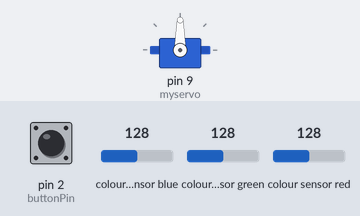
Bench run of a sketch on a simulated Arduino Uno, built with avr-gcc and run on an emulated ATmega328P. Parts: servo. Wiring (inferred from the names in the program): TCS3200 colour sensor: output pin 11; S2 pin 10; S3 pin 5; S0 pin 7; S1 pin 3. Inputs (shaded band) come from the test bench; at power-on: pin 2 (buttonPin) LOW, colour sensor blue 128, colour sensor green 128, colour sensor red 128. What the sketch prints to the serial monitor is not drawn.

Above: at 1.2 s.
1.3 s: pin 2 (buttonPin) pulled HIGH for 0.15 s
At 1.52 s:
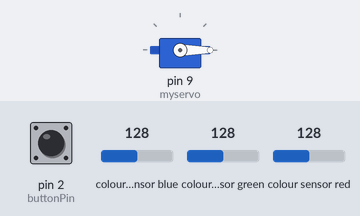
3.1 s: pin 2 (buttonPin) pulled HIGH for 3.2 s
At 6.73 s:
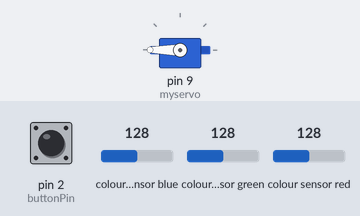
Timing chart, 0 to 8.3 s (numbered marks = the images above; inputs shaded):
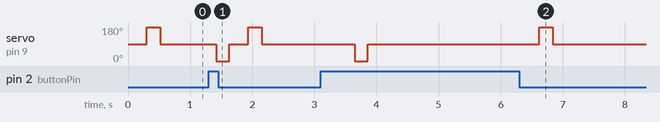

The sketch:

designProjectArudino1.ino
```cpp
#include <Servo.h>

/* DesignProject.c
 *  By Austin Teshuba
 *  This code is to operate a servo motor as well as a TSC3200 RGB color sensor.
*/

// I previously used a motion sensor to determine if the domino was there. This was innaccurate and failed to trigger. I changed this to a color sensor.

#include <Servo.h>


int S0 = 7; // this is the pin for S0 on the color sensor
int S1 = 3; // this is the pin for S1 on the color sensor
int S2 = 10;// this is the pin for S2 on the color sensor
int S3 = 5; // this is the pin for S3 on the color sensor
int sensorOut = 11;// this is the pin for the OUT pin on the color sensor.

int buttonPin = 2;//this is the pin that will read the status of the button.

int red = 0; // these are the variables that will store the reading from the color sensor
int green = 0;
int blue = 0;

bool greenTrack = false;//this will track if green is present or not.


Servo myservo;  // create servo object to control a servo

// twelve servo objects can be created on most boards


//These are the variables for the vibration sensor
long measurement = 0;//This will be used to store the value of the vibration

bool reset = false;//this is a flag that will be used to signal a reset command
int turningDelays = 0; //This is a variable where the amount of turning delays will be triggered
int buttonState = 0;//this is a temporary button variable that will store the reading

void setup() {
  //set the output pins for the color sensor

  pinMode(S0, OUTPUT);
  pinMode(S1, OUTPUT);
  pinMode(S2, OUTPUT);
  pinMode(S3, OUTPUT);

  //set the sensorOut as an input for the color sensor
  pinMode(sensorOut, INPUT);

  //set the frequency scaling to 20%. This is a proprietary setting in the sensor,
  //where high/low is 20%. Freqency scaling is synonomus with sensitivity
  digitalWrite(S0, LOW);
  digitalWrite(S1, HIGH);

  //set the pin for the reset button
  pinMode(buttonPin, INPUT);

  //Begin serial communication

  Serial.begin(9600);//this allows for the coder to review the inputs


 //This is the setup for the vibration sensor

 Serial.begin(9600);


  myservo.attach(9);  // attaches the servo on pin 9 to the servo object
}

void loop() {
  //this is the code for the button status
  buttonState = digitalRead(buttonPin);

  if (buttonState==HIGH) {
    reset=true;
    Serial.println("pressed");
  } else {
    reset=false;
    Serial.println("not pressed");
    Serial.print(buttonState);
  }


  if (!reset) {
  //The below code is fo reading the color sensor.

  digitalWrite(S2, LOW);
  digitalWrite(S3, LOW);
  //The sensor is now set to read RED.

  red = pulseIn(sensorOut, LOW);//get red
  red = map(red, 255, 675, 255, 0);
  //Serial.print("R = ");//print it so the human can read it!
  //Serial.print(red);
  delay(100);

  digitalWrite(S2, HIGH);
  digitalWrite(S3, HIGH);
  //the sensor is now set to read green

  green = pulseIn(sensorOut, LOW);//get the green
  green = map(green, 550, 1187, 255, 0);
 // Serial.print("G = ");//print the green
 // Serial.print(green);
  delay(100);

  digitalWrite(S2, LOW);
  digitalWrite(S3, HIGH);
  //the sensor is now set to read blue

  blue = pulseIn(sensorOut, LOW); //get the blue reading
  blue = map(blue, 270, 1220, 255, 0);
 // Serial.print(" B = ");
 // Serial.print(blue);
 // Serial.print("\n");
  delay(100);

  if(green>200) {
    greenTrack=true;//this says that there is green present
  } else {
    greenTrack=false;//this says that there isn't any green present
  }

  //print the blue reading


  if (greenTrack && turningDelays<220) {
    myservo.write(180);///starting moving
    delay(220);//this was a lot of trial and error. Now that the delay is set this way, it will turn in 90 degree increments
    myservo.write(90);//stop moving
    turningDelays+=220;
  } else {
    myservo.write(90);//stop moving
  }
  delay(300);//delay until the next cycle
  }
  else {
    //This means we will begin a reset command
    if (turningDelays>0) {
       myservo.write(0);//this will make it move in the opposite direction at the same theoretical velocity
        delay(turningDelays-10);
        myservo.write(90);//stop moving the servos.
        turningDelays=0;
    }

    greenTrack=false;
    //make sure to set reset to false upon the release of the button.
  }

}
```

Measured:
- after the input at 1.3 s, servo on pin 9 (myservo): 90° → 0° after 0.12 s, → 90° 0.21 s later, → 180° 0.30 s later, → 90° 0.22 s later
- after the input at 3.1 s, servo on pin 9 (myservo): 90° → 0° after 0.55 s, → 90° 0.21 s later, → 180° 2.8 s later, → 90° 0.22 s later
